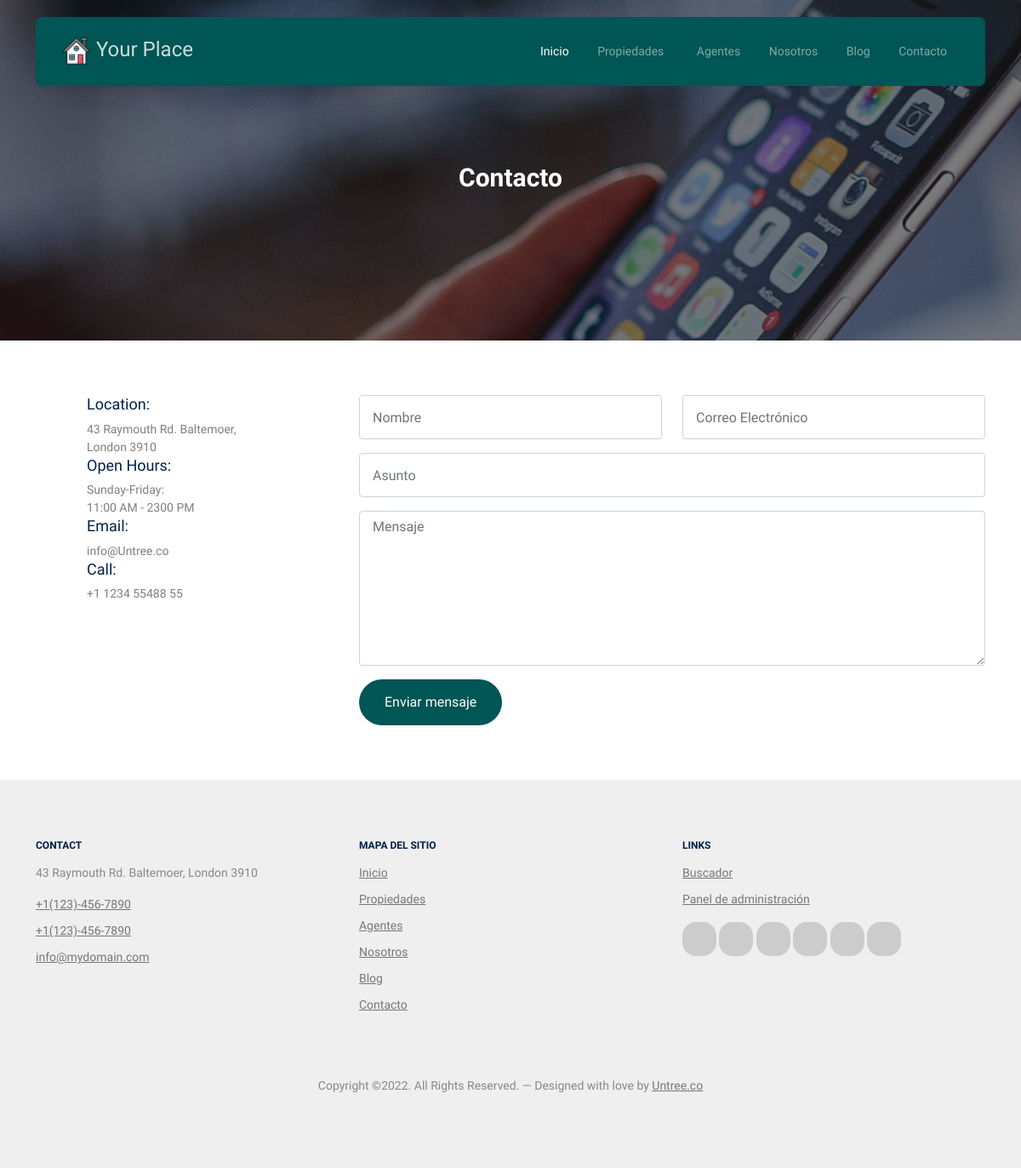
/contacto/, run on an earlier commit of the app's database.
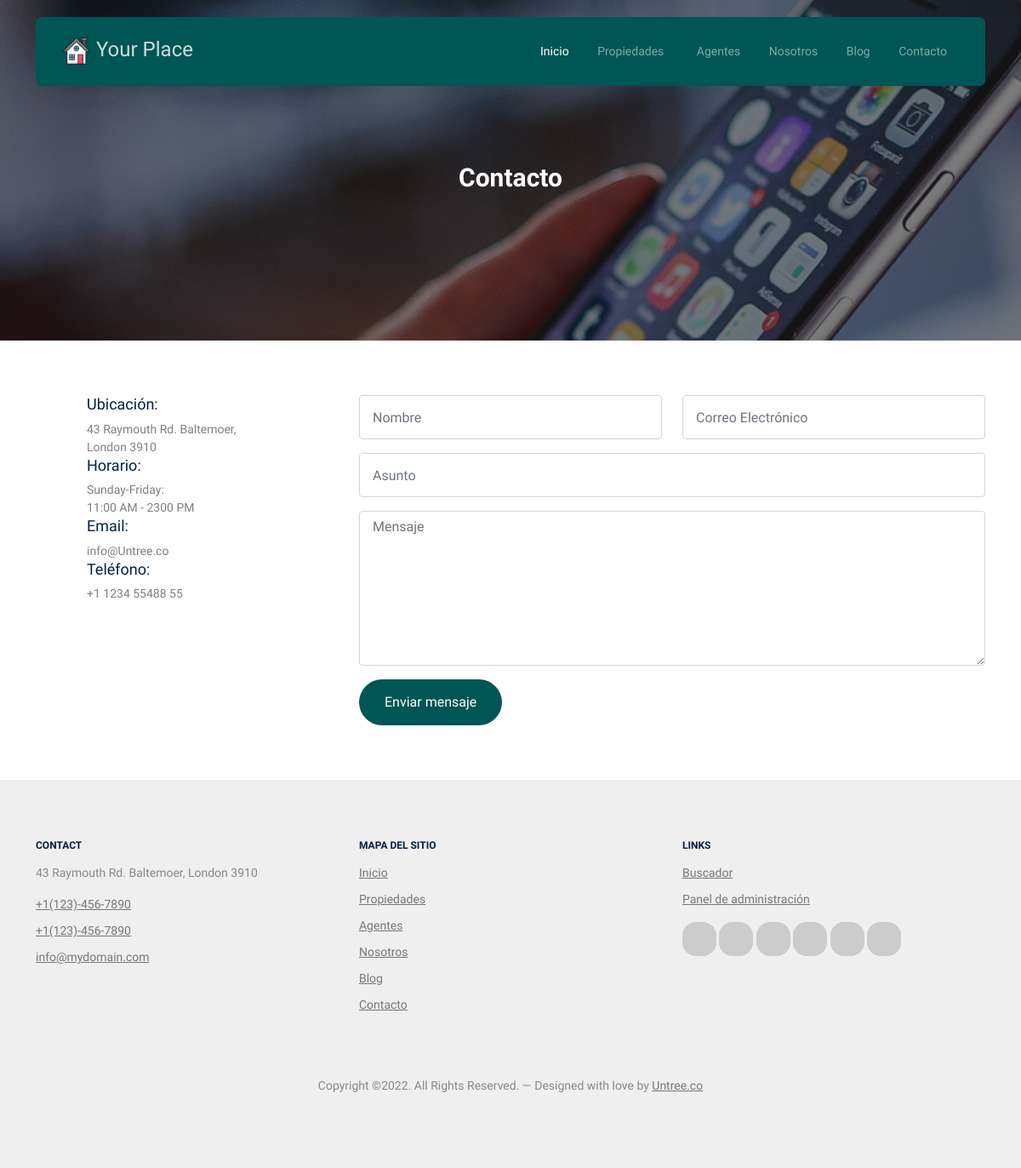
And on a later commit of the database.
### panel/models.py (models this page shows, shortened)
class Page_Model(models.Model):
    name = models.CharField(max_length=250, default='sin_nombre', verbose_name='Nombre [*]')
    title = models.CharField(max_length=250, default='Sin título', verbose_name='Título [*]')
    subtitle = models.CharField(max_length=250, null=True, blank=True, verbose_name='Subtítulo')
    abstract = RichTextField(null=True, blank=True, verbose_name='Resumen')
    content = RichTextField(verbose_name='Contenido [*]')
    date = models.DateField(null=True, blank=True, verbose_name='Fecha')
    image_main = models.ImageField(null=True, blank=True, upload_to='img_page/', default='', verbose_name='Imagen principal')
    class Meta:
        verbose_name = 'Página'
        verbose_name_plural = 'Páginas'
        ordering = ['-date']

### website/views.py (the view, shortened to what this page needs)
# urls.py: path('contacto/', contact, name="contact"),
def contact(request):
    page_content = Page_Model.objects.filter(name='contact')
    '''Crear mensaje.'''
    form = Message_Form()
    error_message = ''
    success_message = ''
    context = {
        'page' : 'Contacto',
        'page_content' : page_content,
        'success_message' : success_message,
        'error_message' : error_message,
    }
    return render(request, "website/contact.html", context)

### website/templates/website/contact.html (shortened to what this page needs)
{% extends "website/base.html" %}
{% load static %}
{% block content %}
	<div class="hero page-inner overlay" style="background-image: url('{{ page_content.0.image_main.url }}');">
		<div class="container">
			<div class="row justify-content-center align-items-center">
				<div class="col-lg-9 text-center mt-5">
					<h1 class="heading" data-aos="fade-up">{{ page }}</h1>
				</div>
			</div>
		</div>
	</div>
	<div class="section">
		<div class="container">
			<div class="row">
				<div class="col-lg-4 mb-5 mb-lg-0" data-aos="fade-up" data-aos-delay="100">
					<div class="contact-info">
						{{ page_content.0.content|safe }}
					</div>
				</div>
				<div class="col-lg-8" data-aos="fade-up" data-aos-delay="200">
					<form action="" method="POST" role="form" class="contactForm">
						<div class="row">
							<div class="col-6 mb-3">
								<input name="name" id="name" type="text" class="form-control" placeholder="Nombre">
							</div>
							<div class="col-6 mb-3">
								<input name="email" id="email" type="email" class="form-control" placeholder="Correo Electrónico">
							</div>
							<div class="col-12 mb-3">
								<input name="subject" id="subject" type="text" class="form-control" placeholder="Asunto">
							</div>
							<div class="col-12 mb-3">
								<textarea name="message" id="message" cols="30" rows="7" class="form-control" placeholder="Mensaje"></textarea>
							</div>
							<div class="col-12">
								<input type="submit" value="Enviar mensaje" class="btn btn-primary">
							</div>
						</div>
					</form>
				</div>
			</div>
		</div>
	</div>
	{% endblock content %}

What changed in the data, as far as the page shows it:
changed Page_Model "Contacto": content "Location: 43 Raymouth Rd. Baltemoer, London 3910 Open Hours: Sunday-Friday: 11:00 AM - 2300 PM Email: info@Untree.co Call: +1 1234 55488 55" → "Ubicación: 43 Raymouth Rd. Baltemoer, London 3910 Horario: Sunday-Friday: 11:00 AM - 2300 PM Email: info@Untree.co Teléfono: +1 1234 55488 55"
